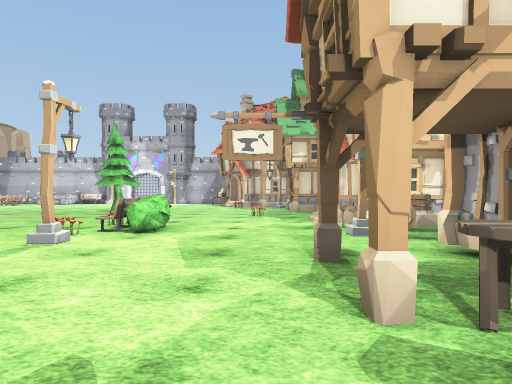
[1] (above)

24 first-person views from a walk through a Unity game level. The camera is 1.2 m above the floor, looks level and sees 70° across. The floor is counted in squares, 2 m on a side. Each view is taken from the middle of a square. On the plan, view 1 faces up. The plan holds only what a view shows up to about 10 squares ahead; the rest is blank. The place goes on beyond the plan. Some animated figures are not drawn. Some surface patterns are stand-ins.

[2]
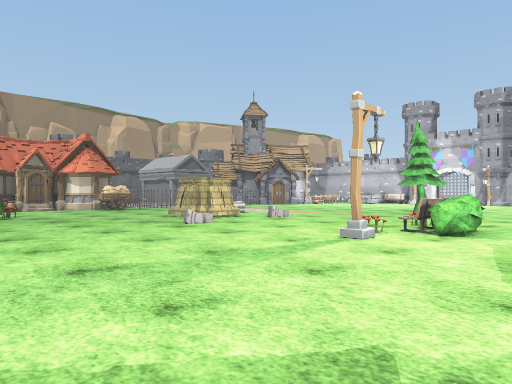

[3]
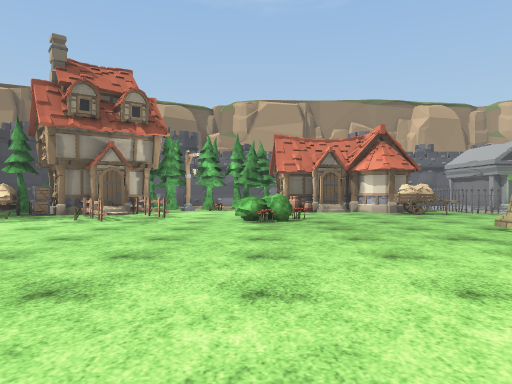

[4]
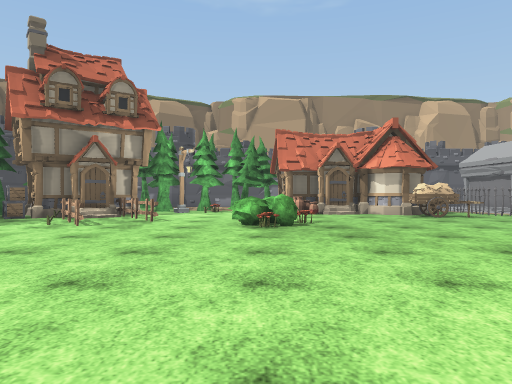

[5]
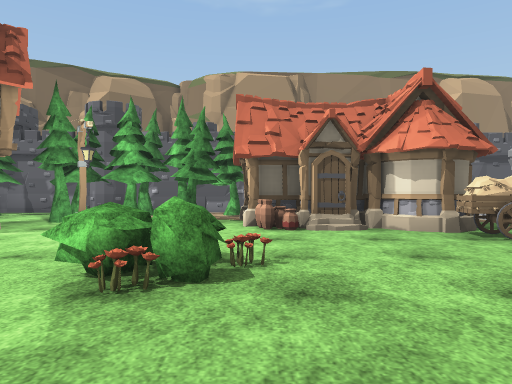

[6]
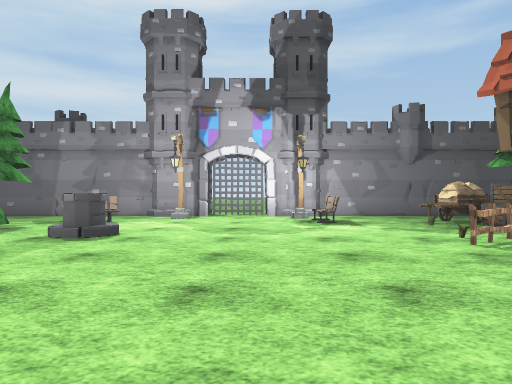

[7]
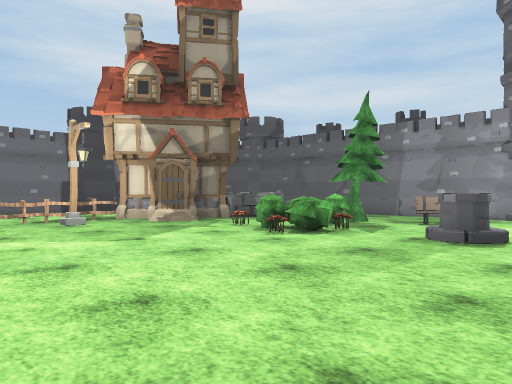

[8]
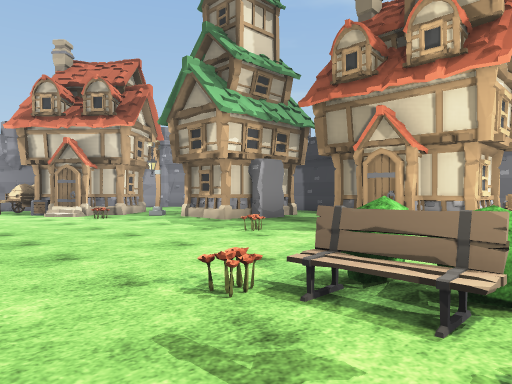

[9]
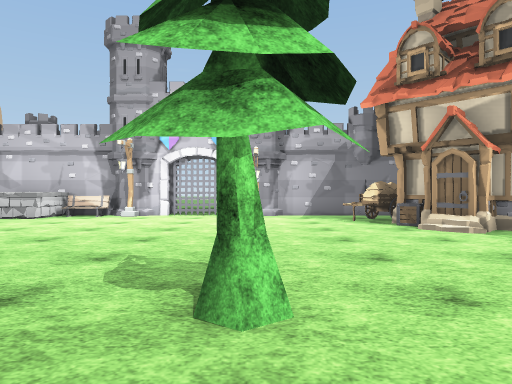

[10]
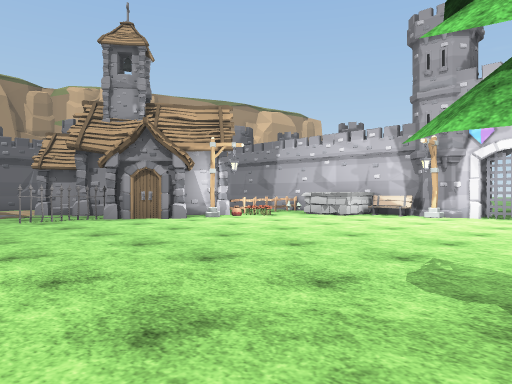

[11]
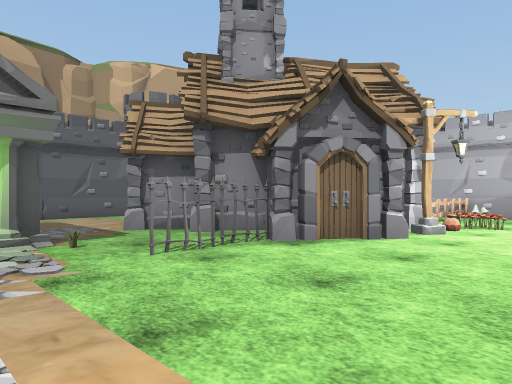

[12]
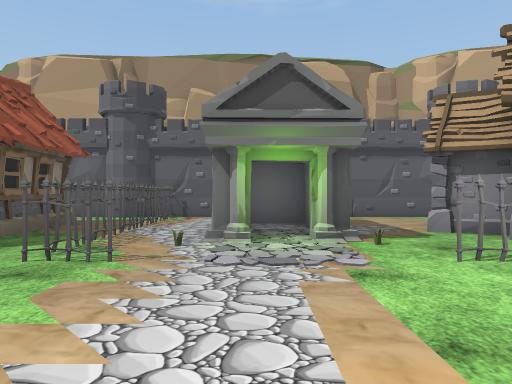

[13]
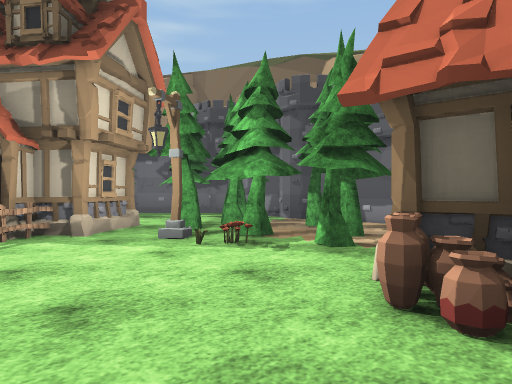

[14]
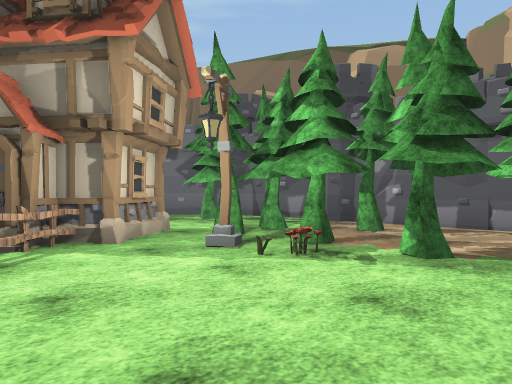

[15]
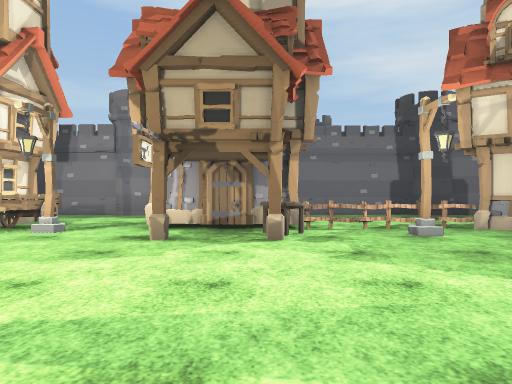

[16]
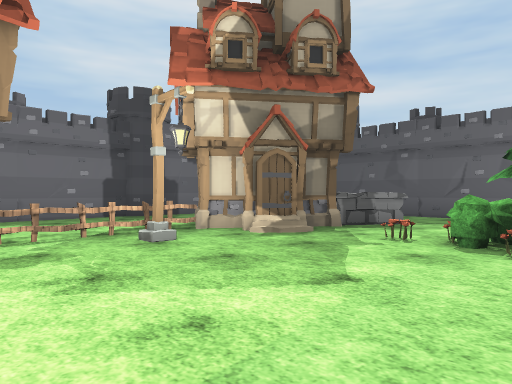

[17]
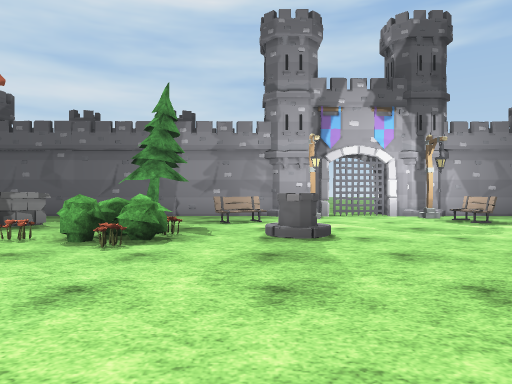

[18]
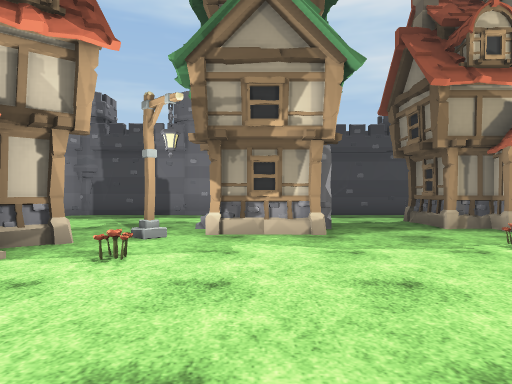

[19]
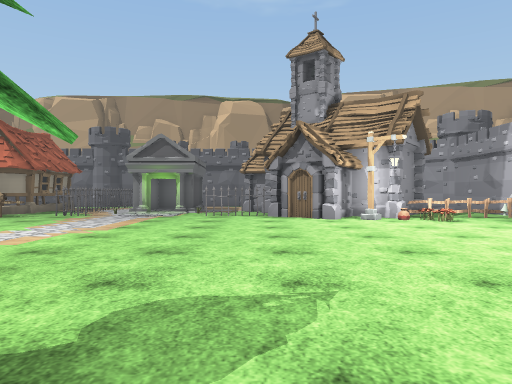

[20]
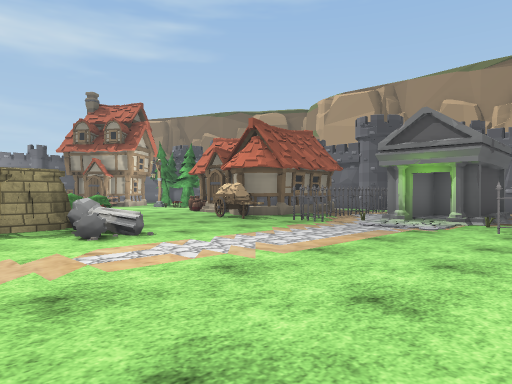

[21]
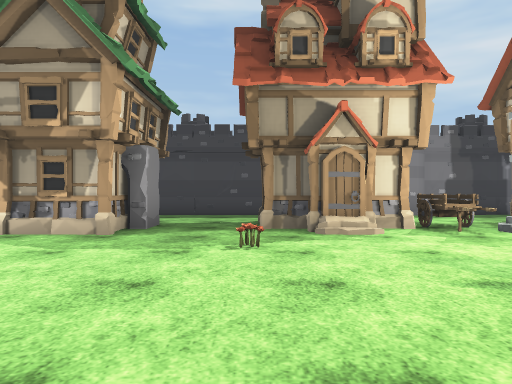

[22]
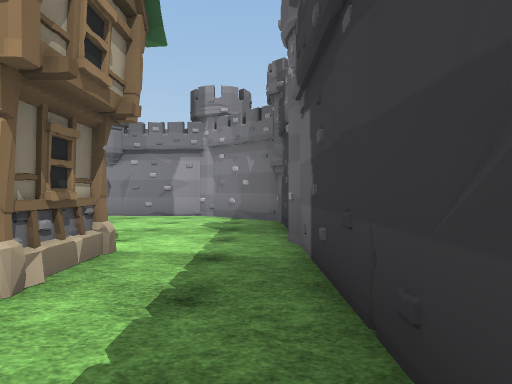

[23]
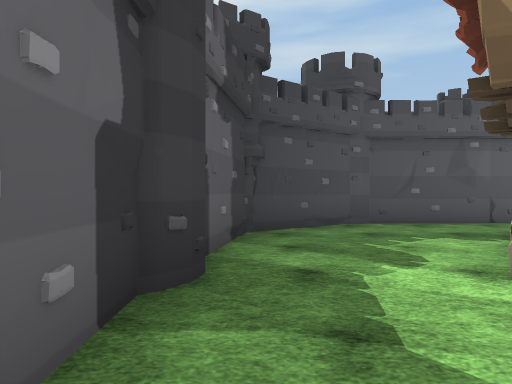

[24]
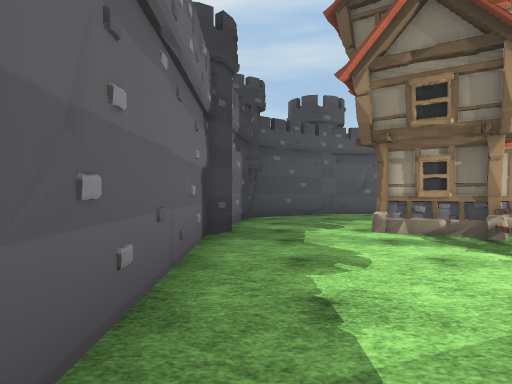

### Floor plan
Key: @ floor where view 1 was taken; # wall or solid block; x gap in a wall; . floor; = window, fence, low wall or low ledge; ^ raised ledge; H house; B bush; C cart; T tree; F fence; E bench; G gate; W tower; O other object.
Columns run from 19 left of view 1 to 7 right of it. Each row starts with its distance up from view 1.
 19       #######xx######  WW
 18       #OO ^E#GG#...  ####
 17       #F.^^.......#H ...##
 16       #FOO.......=OH ....#
 15  W    ###.........##H....#
 14 WW     ##..........H.....WW
 13  #. ####..........O.H....#W
 12  #..#..F............HHH..#
 11  #.....F.......T....H#H..#
 10  # ###...................#
  9  # ###.............O.HH..#
  8  #...................HH .#
  7  #FFFFFF...=....O....HH .#
  6  #  HHH=...#O....BB.CC...W
  5  # H#HH#....O...O........#W
  4      HH..........#.......#
  3      #H.............HHH..#
  2   TT###..O..........OOH..#
  1  #TTT....BO..........F...#
  0  #TTTO.............@#F...#
 -1  #TTTT..F............F...#
 -2 WW TTT.FFF.......O..HH...#
 -3  WTTTHHHO.....#.OOO.HHH..WW
 -4  #TT. HOO........B..#H...#
 -5  #TT  TOOHE.....ET.^^....#
 -6  ##   TTH.E.........x...##
 -7   ##  ######G##########W
 -8            ###        WW

Where each view was taken, in squares from view 1:
view 1: 0 up, 0 right, facing up
view 2: 0 up, 0 right, facing up-left
view 3: 1 up, 2 left, facing left
view 4: 1 up, 3 left, facing left
view 5: 2 up, 7 left, facing left
view 6: 2 up, 7 left, facing down
view 7: 2 up, 6 left, facing down-right
view 8: 5 up, 4 left, facing up-right
view 9: 9 up, 4 left, facing up
view 10: 9 up, 4 left, facing up-left
view 11: 9 up, 9 left, facing up-left
view 12: 9 up, 9 left, facing left
view 13: 3 up, 11 left, facing down-left
view 14: 2 up, 11 left, facing down-left
view 15: 2 up, 4 left, facing right
view 16: 2 up, 3 left, facing down-right
view 17: 2 up, 4 left, facing down
view 18: 12 up, 4 left, facing right
view 19: 12 up, 3 left, facing left
view 20: 12 up, 6 left, facing down-left
view 21: 9 up, 4 left, facing right
view 22: 9 up, 5 right, facing up
view 23: 0 up, 5 right, facing down
view 24: 3 up, 5 right, facing down
